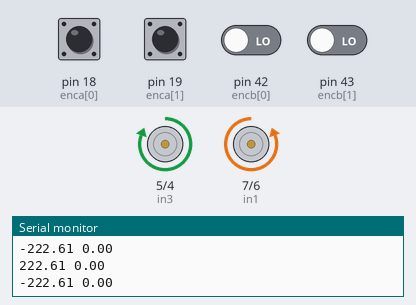
Bench run of a sketch on a simulated Arduino Mega 2560, built with avr-gcc and run on an emulated ATmega2560. On the bench: motor-driver pin pairs drawn as motors (green arrow = first pin HIGH = forward, orange = second pin HIGH = backward, longer = more drive), the last lines printed to the serial monitor. The inputs (shaded band) are chosen by the test bench; at power-on: pin 18 (enca[0]), pin 19 (enca[1]) HIGH, pin 42 (encb[0]), pin 43 (encb[1]) LOW. No radio packets arrive unless stated.

Above: at 1.2 s.
1.3 s: pin 18 (enca[0]) pulsed LOW 2 times (0.12 s each, 0.3 s apart)
4.9 s: pin 19 (enca[1]) pulsed LOW 2 times (0.12 s each, 0.3 s apart)
At 15.7 s:
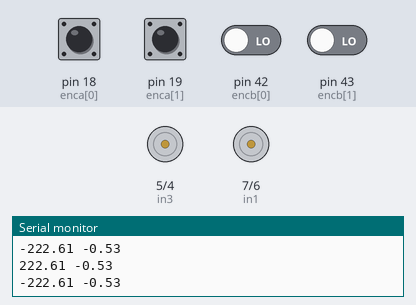
Timing chart, 0 to 16.1 s (numbered marks = the images above; inputs shaded):
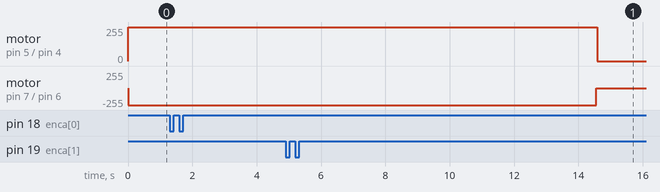

The sketch:

Robot_swarm.ino
```cpp
// Ghi Chú:
/*Khi đo ở thời gian 1s và xung là 255
+ Vận tốc của xe khi ở 255 xung là 74 ~ 76 cm/s.
+ Bánh thứ 2 có vận tốc lớn hơn bánh thứ 1 tầm 1 cm/s.
*/

/*Khi đo ở thời gian 1s và xung là 200
+ Vận tốc của xe đạt được là 60~62 cm/s.
+ Chưa thấy sự chêch lệch về góc của xe.
*/

// Khai báo chân của động cơ
#include <util/atomic.h>
#include "Arduino.h"
#include <SPI.h>
#include <RF24.h>
#include <RF24Network.h>

class SimplePI{
  private:
    float kp, ki, kd, umax;
    float eprev, eintegral;

  public:
  //Constructor
  SimplePI() : kp(1),kd(0) , ki(0), umax(255),eprev(0.0), eintegral(0.0){}

  void setParams(float kpIn, float kiIn, float kdIn, float umaxIn){
    kp = kpIn; ki = kiIn; kd= kdIn ;umax = umaxIn;
  }

  void evalu(int value, int target, float deltaT, int &pwr, int &dir){
    //error
    int e = target - value;

    //derivative
    float dedt = (e-eprev)/deltaT;

    //integral
    eintegral = eintegral + e*deltaT;

    // control signal
    float u = kp*e + ki*eintegral + kd*dedt;

    pwr = (int) fabs(u);
    if(pwr > umax){
      pwr = umax;
    }

    // motor direction
    dir = 1;
    if(u<0){
      dir = -1;
    }
    // store previous error
    eprev = e;
  }
};

//Khai báo số lượng robot
#define Robot 2

// Motor
#define NMOTORS 2
#define MIN_SPEED 0
#define MAX_SPEED 255
#define DIS_MIN 10
#define Dimension 3
#define Pi 3.1416

//Khai báo biến thời gian
unsigned long time;


//Robot parameter: Distance between two wheels
const float distanceWheel = 18;

//Píns
const int enca[] = {18,19}; // Bánh Trái - Bánh Phải
const int encb[] = {42,43}; //
const int in1 = 7;
const int in2 = 6;
const int in3 = 5;
const int in4 = 4;

float v1Filt[] ={0,0};
float v1Prev[] ={0,0};
float v2Filt[] ={0,0};
float v2Prev[] ={0,0};

//Globals
long prevT[] = {0,0};
int posPrev[] = {0,0};

// Use the "volatile" directive for variables
// used in an interrupt
volatile int pos_i[] = {0,0};
volatile float velocity_i[] = {0,0};
volatile long prevT_i[] = {0,0};

SimplePI pi[NMOTORS];

// Khai báo chân của cảm biến siêu âm
#define trig_1 45 // Cảm biến siêu âm trước thẳng
#define echo_1 44

#define trig_2 25// Cảm biến siêu âm trước trái
#define echo_2 24

#define trig_3 27 // Cảm biến siêu âm trước phải
#define echo_3 26


/*
  Khai báo các chân truyền thông trong robot
*/
// This is just the way the RF24 library works:
RF24 radio(9, 53); // CE, CSN
RF24Network network(radio); //Include the radio in the network

byte addresses[Robot][6] = {"1Node", "2Node"};
/*
  Khai báo các điểm bắt đầu và kết thúc
*/
float intal_Pos[Dimension] = {-1.00,1.00,Pi/4};
float target_Pos[Dimension]= {150.00,150.00,Pi/2};
float update_Pos[Dimension]= {-1.00,1.00,Pi/4};

// Polar variables
float rho;
float phi;
float alpha;

// v and w variables for control laws
float v;
float w;
float vantoc_trai = 0;
float vantoc_phai = 0;

//Control parameters
const float gamma = 3;
const float lamda = 6;
const float h = 1;

void setup()
{

  Serial.begin(9600);

  // Cấp tín hiệu cho chân của encoder
  for(int k = 0; k < NMOTORS; k++){
    pinMode(enca[k],INPUT);
    pinMode(encb[k],INPUT);
    // Cài đặt hệ số PID
    pi[k].setParams(2.5,10,0,255);
  }

  // Khởi tạo giá trị thời gian là giá trị hiện tại
  time = millis();

  // Cấp tín hiệu cho chân nguồn động cơ
  pinMode(in1,OUTPUT);
  pinMode(in2,OUTPUT);
  pinMode(in3,OUTPUT);
  pinMode(in4,OUTPUT);

  attachInterrupt(digitalPinToInterrupt(enca[0]),readEncoder<0>,RISING);
  attachInterrupt(digitalPinToInterrupt(enca[1]),readEncoder<1>,RISING);

  // Cấp loại tín hiệu cho chân của cảm biến siêu âm
  pinMode(trig_1,OUTPUT);
  pinMode(echo_1,INPUT);

  pinMode(trig_2,OUTPUT);
  pinMode(echo_2,INPUT);

  pinMode(trig_3,OUTPUT);
  pinMode(echo_3,INPUT);


  /*
    Setup quá trình truyền nhận dữ liệu
  */
  SPI.begin();
  // Initiate the radio object
  radio.begin();
  // chanel, node address
  network.begin(90,addresses[0]);
  // Set the speed of the transmission to the quickest available
  radio.setDataRate(RF24_2MBPS);
}

void loop() {
  /*
    Luật điều khiển được sử dụng để dẫn đường đi
    Point to point
  */
  float time_update = 0.01;
  update_Pos[0] = update_Pos[0] + (0.5)*(vantoc_phai*time_update + vantoc_trai*time_update)*cos(update_Pos[2]);
  update_Pos[1] = update_Pos[1] + (0.5)*(vantoc_phai*time_update + vantoc_trai*time_update)*sin(update_Pos[2]);
  update_Pos[2] = update_Pos[2] + (vantoc_phai*time_update - vantoc_trai*time_update)/distanceWheel;

  time = millis();

//  Serial.print("Time step: ");
//  Serial.println(time_update);
//  Serial.print(update_Pos[0]);
//  Serial.print("  ");
//  Serial.print(update_Pos[1]);
//  Serial.print("  ");
//  Serial.println(update_Pos[2]);
//  Serial.print("VT: ");
//  Serial.print(vantoc_trai);
//  Serial.print("VP: ");
//  Serial.println(vantoc_phai);
  float delta_Pos[Dimension];
  for(int i = 0; i < Dimension;i++ ){
    delta_Pos[i]= target_Pos[i] - update_Pos[i];
  }

  // Calculate polar variables
  rho = sqrt(delta_Pos[0]*delta_Pos[0] +  delta_Pos[1]*delta_Pos[1]);
  //  Serial.println(rho);
  phi = atan2(target_Pos[1]-update_Pos[1],target_Pos[0]-update_Pos[0]) - target_Pos[2];
  //  Serial.println(phi);
  alpha = phi + target_Pos[2] - update_Pos[2];
  //  Serial.println(alpha);

  // Calculate control lawsf
  v = gamma*cos(alpha)*rho;
  //  Serial.println(v);
  w = lamda*alpha + gamma*cos(alpha)*sin(alpha)/alpha*(alpha+h*phi);
  //  Serial.println(w);

  //Calculate Vl and Vr from v and w. Vận tốc tính bằng Cm/s
  vantoc_phai = constrain((2*v + distanceWheel*w)/2,-70,70);
  vantoc_trai = constrain((2*v - distanceWheel*w)/2,-70,70);


//  // Đo khoảng cách cảm biến 1
//  int distanceCm_1;
//  unsigned long duration_1;
//  digitalWrite(trig_1,LOW);
//  delayMicroseconds(2);
//  digitalWrite(trig_1,HIGH);
//  delayMicroseconds(5);
//  digitalWrite(trig_1,LOW);
//
//  duration_1 = pulseIn(echo_1,HIGH);
//  distanceCm_1 = int(duration_1/2/29.412);
//
//  int distanceCm_2;
//  unsigned long duration_2;
//  digitalWrite(trig_2,LOW);
//  delayMicroseconds(2);
//  digitalWrite(trig_2,HIGH);
//  delayMicroseconds(5);
//  digitalWrite(trig_2,LOW);
//
//  duration_2 = pulseIn(echo_2,HIGH);
//  distanceCm_2 = int(duration_2/2/29.412);
//
//  // Đo khoảng cách cảm biến 3
//  int distanceCm_3;
//  unsigned long duration_3;
//  digitalWrite(trig_3,LOW);
//  delayMicroseconds(2);
//  digitalWrite(trig_3,HIGH);
//  delayMicroseconds(5);
//  digitalWrite(trig_3,LOW);
//
//  duration_3 = pulseIn(echo_3,HIGH);
//  distanceCm_3 = int(duration_3/2/29.412);
//
//  if(distanceCm_1  < DIS_MIN){
//    vantoc_trai += 150/(-distanceCm_1);
//    vantoc_phai += 150/(-distanceCm_1);
//  }
//
//  if(distanceCm_2 < DIS_MIN){
//    vantoc_trai += 100/(-distanceCm_2);
//    vantoc_phai += 100/(-2*distanceCm_2);
//  }
//
//  if(distanceCm_3 < DIS_MIN){
//    vantoc_trai += 150/(-2*distanceCm_3);
//    vantoc_phai += 150/(-distanceCm_3);
//  }

  // Input Velocity Cm/s
  float inVelocity[NMOTORS];
  inVelocity[0] = vantoc_phai;
  inVelocity[1] = -vantoc_trai;

  float omega[NMOTORS];
  omega[0] = inVelocity[0]*0.333;
  omega[1] = inVelocity[1]*0.333;

  // Read the position and velocity of encoder
  int pos[NMOTORS] = {0,0};

  float velocity2[NMOTORS];//Unit: count/s

  ATOMIC_BLOCK(ATOMIC_RESTORESTATE){
    for(int k = 0; k < NMOTORS; k++){
      pos[k] = pos_i[k];
      velocity2[k] =  velocity_i[k];
    }
  }

  long currT[NMOTORS];
  float deltaT[NMOTORS];
  for(int k = 0; k < NMOTORS; k++){
      // Compute velocity with method 1
      currT[k] = micros();
      deltaT[k] = ((float) (currT[k]-prevT[k]))/1.0e6;
      prevT[k] = currT[k];
  }

  float velocity1[NMOTORS]; //Unit: count/s
  for(int k = 0; k < NMOTORS; k++){
      velocity1[k] = (pos[k] - posPrev[k])/deltaT[k];
      posPrev[k] = pos[k];
  }

  float v1[NMOTORS]; //Unit: RPM of Wheel
  float v2[NMOTORS]; //Unit: RPM of Wheel

  // Turning số vòng của vận tốc theo method 1
  // Vận tốc được tính theo đổi từ count/s to RPM
  v1[0] = velocity1[0]/387.0*60.0;
  v1[1] = velocity1[1]/383.0*60.0;

  for(int k = 0; k < NMOTORS; k++){
    // Convert count/s to RPM
    //    v1[k] = velocity1[k]/379.0*60.0;
    v2[k] = velocity2[k]/379.0*60.0;

    // Low-pass filter (25 Hz cutoff)
    v1Filt[k] = 0.854*v1Filt[k] + 0.0728*v1[k] + 0.0728*v1Prev[k];
    v1Prev[k] = v1[k];
    v2Filt[k] = 0.854*v2Filt[k] + 0.0728*v2[k] + 0.0728*v2Prev[k];
    v2Prev[k] = v2[k];
  }

  //Set target velocity
  float vt[NMOTORS];
  vt[0] =  omega[0]*9.55;
  vt[1] =  omega[1]*9.55;

  for(int k = 0; k < NMOTORS; k++){
    int pwmVal, dir;
    // evaluate the control signal
    pi[k].evalu(v1Filt[k],vt[k],deltaT[k],pwmVal,dir);
    // signal the motor
    if(k == 0){
      if(dir == -1){
        pwmVal = constrain(pwmVal, MIN_SPEED, MAX_SPEED);
        digitalWrite(in1, HIGH);// chân này không có PWM
        analogWrite(in2, 255 - pwmVal);
      }
      else if(dir == 1){
        pwmVal = constrain(pwmVal, MIN_SPEED, MAX_SPEED);
        digitalWrite(in1, LOW);// chân này không có PWM
        analogWrite(in2, pwmVal);
      }
      else{
        digitalWrite(in1,LOW);
        digitalWrite(in2,LOW);
      }
    }else if(k == 1){
      dir = - dir;
      if(dir == 1){
        pwmVal = constrain(pwmVal, MIN_SPEED, MAX_SPEED);
        analogWrite(in3, pwmVal);
        digitalWrite(in4, LOW);// chân này không có PWM
      }
      else if(dir == -1){
        pwmVal = constrain(pwmVal, MIN_SPEED, MAX_SPEED);
        analogWrite(in3, 255 - pwmVal);
        digitalWrite(in4, HIGH);// chân này không có PWM
      }
      else{
        digitalWrite(in3,LOW);
        digitalWrite(in4,LOW);
      }
    }

    for(int k = 0; k < NMOTORS; k++){
      Serial.print(vt[k]);
      Serial.print(" ");
      Serial.print(v2Filt[k]);
      Serial.println(" ");
    }
  }
  delay(10);
//  while(abs(delta_Pos[0]) <= 5 && abs(delta_Pos[1]) <= 5 && abs(delta_Pos[2]) <= 5){
//    /*
//      Kết nối multiple nRF24L01
  //    */
//    // This is what we receive from the other device (the transmitter)
//    network.update();
//    float incomingData[Dimension];
//    //-------Receiving--------
//    while(network.available()){
//      RF24NetworkHeader header_trans;
//      network.read(header_trans, &incomingData, sizeof(incomingData));
//    }
//
//    for(int i = 0; i < Dimension; i++){
//      target_Pos[i] = incomingData[i];
//    }
//    for(int i = 0; i < Dimension;i++ ){
//      delta_Pos[i]= target_Pos[i] - intal_Pos[i];
//    }
//    // //--------Sending---------
//    // // (Address where the data is going)
//    // float dataTarget[3];
//    // for(int i = 1; i  < Robot; i++){
//    //   RF24NetworkHeader header_recei(addresses[i]);
//    //   // Send the data
//    //   bool ok = network.write(header_recei,&dataTarget, sizeof(dataTarget));
//    // }
//  }
}

// Hàm điều khiển động cơ
void setMotor_1(int dir,int pwmVal, int in1, int in2){
  if(dir == -1){
    pwmVal = constrain(pwmVal, MIN_SPEED, MAX_SPEED);
    digitalWrite(in1, HIGH);// chân này không có PWM
    analogWrite(in2, 255 - pwmVal);
  }
  else if(dir == 1){
    pwmVal = constrain(pwmVal, MIN_SPEED, MAX_SPEED);
    digitalWrite(in1, LOW);// chân này không có PWM
    analogWrite(in2, pwmVal);
  }
  else{
    digitalWrite(in1,LOW);
    digitalWrite(in2,LOW);
  }
}
void setMotor_2(int dir,int pwmVal, int in3, int in4){
  if(dir == 1){
    pwmVal = constrain(pwmVal, MIN_SPEED, MAX_SPEED);
    analogWrite(in3, pwmVal);
    digitalWrite(in4, LOW);// chân này không có PWM
  }
  else if(dir == -1){
    pwmVal = constrain(pwmVal, MIN_SPEED, MAX_SPEED);
    analogWrite(in3, 255 - pwmVal);
    digitalWrite(in4, HIGH);// chân này không có PWM
  }
  else{
    digitalWrite(in3,LOW);
    digitalWrite(in4,LOW);
  }
}

template <int j>
void readEncoder(){
  //Read encoder B when ENCA rises
  int b = digitalRead(encb[j]);
  int increment = 0;
  if(b > 0){
    //If B is high, increment forward
    increment = 1;
  }else{
    increment = -1;
  }
  pos_i[j] = pos_i[j] + increment;

  //Compute velocity with method 2
  long currT = micros();
  float deltaT[NMOTORS];
  deltaT[j] = ((float)(currT - prevT_i[j]))/1.0e6;
  velocity_i[j] = increment/deltaT[j];
  prevT_i[j] = currT;
}
```
